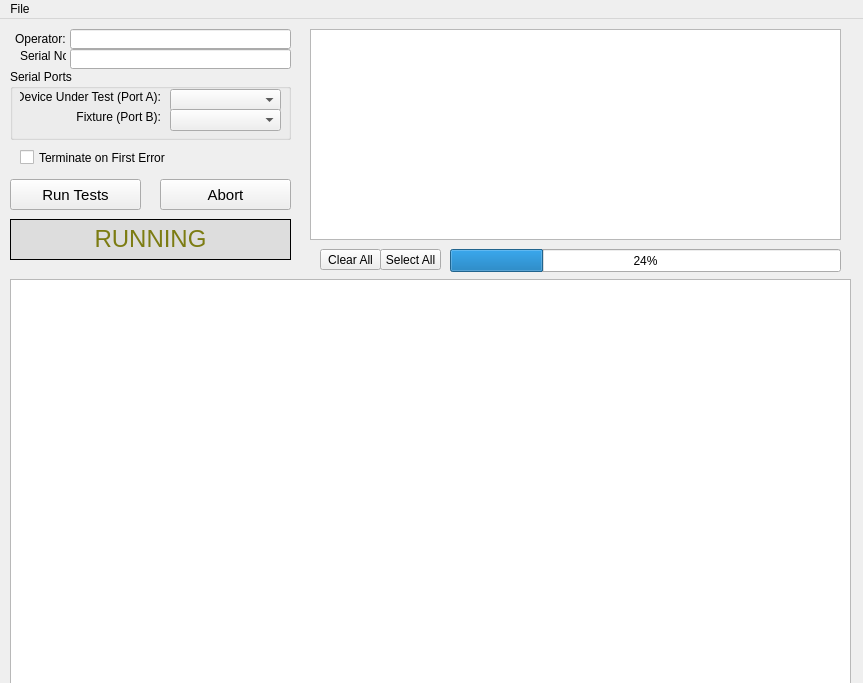
<?xml version="1.0" encoding="UTF-8"?>
<ui version="4.0">
 <class>MainWindow</class>
 <widget class="QMainWindow" name="MainWindow">
  <property name="geometry">
   <rect>
    <x>0</x>
    <y>0</y>
    <width>863</width>
    <height>683</height>
   </rect>
  </property>
  <property name="windowTitle">
   <string>MainWindow</string>
  </property>
  <widget class="QWidget" name="centralWidget">
   <widget class="QPushButton" name="pushButtonStartTests">
    <property name="geometry">
     <rect>
      <x>10</x>
      <y>160</y>
      <width>131</width>
      <height>31</height>
     </rect>
    </property>
    <property name="font">
     <font>
      <pointsize>11</pointsize>
     </font>
    </property>
    <property name="toolTip">
     <string>&lt;html&gt;&lt;head/&gt;&lt;body&gt;&lt;p&gt;Run all selected tests&lt;/p&gt;&lt;/body&gt;&lt;/html&gt;</string>
    </property>
    <property name="text">
     <string>Run Tests</string>
    </property>
   </widget>
   <widget class="QGroupBox" name="groupBox">
    <property name="geometry">
     <rect>
      <x>10</x>
      <y>50</y>
      <width>281</width>
      <height>71</height>
     </rect>
    </property>
    <property name="title">
     <string>Serial Ports</string>
    </property>
    <widget class="QComboBox" name="comboBox_serialPorts_A">
     <property name="geometry">
      <rect>
       <x>160</x>
       <y>20</y>
       <width>111</width>
       <height>22</height>
      </rect>
     </property>
     <property name="toolTip">
      <string>&lt;html&gt;&lt;head/&gt;&lt;body&gt;&lt;p&gt;Select the serial port connected to the Device Under Test.&lt;/p&gt;&lt;p&gt;This is referenced as &amp;quot;Port A&amp;quot; in the script.&lt;/p&gt;&lt;/body&gt;&lt;/html&gt;</string>
     </property>
    </widget>
    <widget class="QComboBox" name="comboBox_serialPorts_B">
     <property name="geometry">
      <rect>
       <x>160</x>
       <y>40</y>
       <width>111</width>
       <height>22</height>
      </rect>
     </property>
     <property name="toolTip">
      <string>&lt;html&gt;&lt;head/&gt;&lt;body&gt;&lt;p&gt;Select the serial port that connects to the test fixture. It may show up as an &amp;quot;Arduino&amp;quot;  in the device manager.&lt;/p&gt;&lt;p&gt;This is referenced as &amp;quot;Port B&amp;quot; in the script.&lt;/p&gt;&lt;/body&gt;&lt;/html&gt;</string>
     </property>
    </widget>
    <widget class="QLabel" name="label_3">
     <property name="geometry">
      <rect>
       <x>10</x>
       <y>20</y>
       <width>141</width>
       <height>16</height>
      </rect>
     </property>
     <property name="text">
      <string>Device Under Test (Port A):</string>
     </property>
     <property name="alignment">
      <set>Qt::AlignRight|Qt::AlignTrailing|Qt::AlignVCenter</set>
     </property>
    </widget>
    <widget class="QLabel" name="label_4">
     <property name="geometry">
      <rect>
       <x>10</x>
       <y>40</y>
       <width>141</width>
       <height>16</height>
      </rect>
     </property>
     <property name="text">
      <string>Fixture (Port B):</string>
     </property>
     <property name="alignment">
      <set>Qt::AlignRight|Qt::AlignTrailing|Qt::AlignVCenter</set>
     </property>
    </widget>
   </widget>
   <widget class="QTextEdit" name="textEditResults">
    <property name="geometry">
     <rect>
      <x>10</x>
      <y>260</y>
      <width>841</width>
      <height>411</height>
     </rect>
    </property>
    <property name="font">
     <font>
      <family>Fixedsys</family>
      <pointsize>9</pointsize>
      <kerning>false</kerning>
     </font>
    </property>
    <property name="readOnly">
     <bool>true</bool>
    </property>
   </widget>
   <widget class="QListWidget" name="listWidget">
    <property name="geometry">
     <rect>
      <x>310</x>
      <y>10</y>
      <width>531</width>
      <height>211</height>
     </rect>
    </property>
   </widget>
   <widget class="QLineEdit" name="lineEditOperator">
    <property name="geometry">
     <rect>
      <x>70</x>
      <y>10</y>
      <width>221</width>
      <height>20</height>
     </rect>
    </property>
    <property name="toolTip">
     <string>&lt;html&gt;&lt;head/&gt;&lt;body&gt;&lt;p&gt;Name of the operator performing the tests&lt;/p&gt;&lt;/body&gt;&lt;/html&gt;</string>
    </property>
   </widget>
   <widget class="QLabel" name="label">
    <property name="geometry">
     <rect>
      <x>15</x>
      <y>10</y>
      <width>51</width>
      <height>20</height>
     </rect>
    </property>
    <property name="text">
     <string>Operator:</string>
    </property>
   </widget>
   <widget class="QLineEdit" name="lineEditSerialNumber">
    <property name="geometry">
     <rect>
      <x>70</x>
      <y>30</y>
      <width>221</width>
      <height>20</height>
     </rect>
    </property>
    <property name="toolTip">
     <string>&lt;html&gt;&lt;head/&gt;&lt;body&gt;&lt;p&gt;Serial number of the device under test.&lt;/p&gt;&lt;p&gt;Enter with the keyboard or scanner.&lt;/p&gt;&lt;/body&gt;&lt;/html&gt;</string>
    </property>
   </widget>
   <widget class="QLabel" name="label_2">
    <property name="geometry">
     <rect>
      <x>20</x>
      <y>30</y>
      <width>46</width>
      <height>13</height>
     </rect>
    </property>
    <property name="text">
     <string>Serial No:</string>
    </property>
   </widget>
   <widget class="QPushButton" name="pushButton_Abort">
    <property name="geometry">
     <rect>
      <x>160</x>
      <y>160</y>
      <width>131</width>
      <height>31</height>
     </rect>
    </property>
    <property name="font">
     <font>
      <pointsize>11</pointsize>
     </font>
    </property>
    <property name="toolTip">
     <string>&lt;html&gt;&lt;head/&gt;&lt;body&gt;&lt;p&gt;Terminates a running test&lt;/p&gt;&lt;/body&gt;&lt;/html&gt;</string>
    </property>
    <property name="text">
     <string>Abort</string>
    </property>
   </widget>
   <widget class="QLabel" name="labelResults">
    <property name="geometry">
     <rect>
      <x>10</x>
      <y>200</y>
      <width>281</width>
      <height>41</height>
     </rect>
    </property>
    <property name="font">
     <font>
      <pointsize>18</pointsize>
     </font>
    </property>
    <property name="styleSheet">
     <string notr="true">background-color: rgb(221, 221, 221);</string>
    </property>
    <property name="frameShape">
     <enum>QFrame::Panel</enum>
    </property>
    <property name="lineWidth">
     <number>1</number>
    </property>
    <property name="text">
     <string>&lt;html&gt;&lt;head/&gt;&lt;body&gt;&lt;p&gt;&lt;span style=&quot; color:#7c7c12;&quot;&gt;RUNNING&lt;/span&gt;&lt;/p&gt;&lt;/body&gt;&lt;/html&gt;</string>
    </property>
    <property name="alignment">
     <set>Qt::AlignCenter</set>
    </property>
   </widget>
   <widget class="QPushButton" name="pushButtonSelectAll">
    <property name="geometry">
     <rect>
      <x>380</x>
      <y>230</y>
      <width>61</width>
      <height>21</height>
     </rect>
    </property>
    <property name="toolTip">
     <string>&lt;html&gt;&lt;head/&gt;&lt;body&gt;&lt;p&gt;Checks all tests.&lt;/p&gt;&lt;p&gt;Only checks will be run.&lt;/p&gt;&lt;/body&gt;&lt;/html&gt;</string>
    </property>
    <property name="text">
     <string>Select All</string>
    </property>
   </widget>
   <widget class="QPushButton" name="pushButton">
    <property name="geometry">
     <rect>
      <x>320</x>
      <y>230</y>
      <width>61</width>
      <height>21</height>
     </rect>
    </property>
    <property name="toolTip">
     <string>&lt;html&gt;&lt;head/&gt;&lt;body&gt;&lt;p&gt;Unchecks all tests.&lt;/p&gt;&lt;p&gt;Unchecked tests will not be run.&lt;/p&gt;&lt;/body&gt;&lt;/html&gt;</string>
    </property>
    <property name="text">
     <string>Clear All</string>
    </property>
   </widget>
   <widget class="QCheckBox" name="checkBoxTerminateOnError">
    <property name="geometry">
     <rect>
      <x>20</x>
      <y>130</y>
      <width>161</width>
      <height>17</height>
     </rect>
    </property>
    <property name="toolTip">
     <string>&lt;html&gt;&lt;head/&gt;&lt;body&gt;&lt;p&gt;When checked the tests will terminate when the first error is encountered.&lt;/p&gt;&lt;/body&gt;&lt;/html&gt;</string>
    </property>
    <property name="text">
     <string>Terminate on First Error</string>
    </property>
   </widget>
   <widget class="QProgressBar" name="progressBarTests">
    <property name="geometry">
     <rect>
      <x>450</x>
      <y>230</y>
      <width>391</width>
      <height>23</height>
     </rect>
    </property>
    <property name="toolTip">
     <string>&lt;html&gt;&lt;head/&gt;&lt;body&gt;&lt;p&gt;Percent of tests complete&lt;/p&gt;&lt;/body&gt;&lt;/html&gt;</string>
    </property>
    <property name="value">
     <number>24</number>
    </property>
   </widget>
  </widget>
  <widget class="QMenuBar" name="menuBar">
   <property name="geometry">
    <rect>
     <x>0</x>
     <y>0</y>
     <width>863</width>
     <height>21</height>
    </rect>
   </property>
   <widget class="QMenu" name="menuOptions">
    <property name="title">
     <string>File</string>
    </property>
    <addaction name="actionLoad_Script"/>
   </widget>
   <addaction name="menuOptions"/>
  </widget>
  <action name="actionLoad_Script">
   <property name="text">
    <string>Load Script...</string>
   </property>
  </action>
 </widget>
 <layoutdefault spacing="6" margin="11"/>
 <resources/>
 <connections>
  <connection>
   <sender>pushButtonStartTests</sender>
   <signal>clicked()</signal>
   <receiver>MainWindow</receiver>
   <slot>startTestsButtonPress()</slot>
   <hints>
    <hint type="sourcelabel">
     <x>140</x>
     <y>201</y>
    </hint>
    <hint type="destinationlabel">
     <x>302</x>
     <y>182</y>
    </hint>
   </hints>
  </connection>
  <connection>
   <sender>comboBox_serialPorts_A</sender>
   <signal>currentTextChanged(QString)</signal>
   <receiver>MainWindow</receiver>
   <slot>commPortSelected_A(QString)</slot>
   <hints>
    <hint type="sourcelabel">
     <x>170</x>
     <y>112</y>
    </hint>
    <hint type="destinationlabel">
     <x>8</x>
     <y>72</y>
    </hint>
   </hints>
  </connection>
  <connection>
   <sender>comboBox_serialPorts_B</sender>
   <signal>currentTextChanged(QString)</signal>
   <receiver>MainWindow</receiver>
   <slot>commPortSelected_B(QString)</slot>
   <hints>
    <hint type="sourcelabel">
     <x>170</x>
     <y>132</y>
    </hint>
    <hint type="destinationlabel">
     <x>5</x>
     <y>148</y>
    </hint>
   </hints>
  </connection>
  <connection>
   <sender>pushButton_Abort</sender>
   <signal>clicked()</signal>
   <receiver>MainWindow</receiver>
   <slot>abortButtonPress()</slot>
   <hints>
    <hint type="sourcelabel">
     <x>290</x>
     <y>201</y>
    </hint>
    <hint type="destinationlabel">
     <x>618</x>
     <y>188</y>
    </hint>
   </hints>
  </connection>
  <connection>
   <sender>pushButtonSelectAll</sender>
   <signal>clicked()</signal>
   <receiver>MainWindow</receiver>
   <slot>selectAllTests()</slot>
   <hints>
    <hint type="sourcelabel">
     <x>441</x>
     <y>251</y>
    </hint>
    <hint type="destinationlabel">
     <x>648</x>
     <y>205</y>
    </hint>
   </hints>
  </connection>
  <connection>
   <sender>pushButton</sender>
   <signal>clicked()</signal>
   <receiver>MainWindow</receiver>
   <slot>clearAllTests()</slot>
   <hints>
    <hint type="sourcelabel">
     <x>381</x>
     <y>251</y>
    </hint>
    <hint type="destinationlabel">
     <x>673</x>
     <y>225</y>
    </hint>
   </hints>
  </connection>
  <connection>
   <sender>lineEditSerialNumber</sender>
   <signal>textChanged(QString)</signal>
   <receiver>MainWindow</receiver>
   <slot>serialNumberChanged(QString)</slot>
   <hints>
    <hint type="sourcelabel">
     <x>241</x>
     <y>62</y>
    </hint>
    <hint type="destinationlabel">
     <x>258</x>
     <y>145</y>
    </hint>
   </hints>
  </connection>
  <connection>
   <sender>actionLoad_Script</sender>
   <signal>triggered()</signal>
   <receiver>MainWindow</receiver>
   <slot>loadScriptButtonPress()</slot>
   <hints>
    <hint type="sourcelabel">
     <x>-1</x>
     <y>-1</y>
    </hint>
    <hint type="destinationlabel">
     <x>431</x>
     <y>341</y>
    </hint>
   </hints>
  </connection>
  <connection>
   <sender>checkBoxTerminateOnError</sender>
   <signal>clicked()</signal>
   <receiver>MainWindow</receiver>
   <slot>terminateCheckboxClicked()</slot>
   <hints>
    <hint type="sourcelabel">
     <x>132</x>
     <y>158</y>
    </hint>
    <hint type="destinationlabel">
     <x>216</x>
     <y>146</y>
    </hint>
   </hints>
  </connection>
  <connection>
   <sender>MainWindow</sender>
   <signal>setProgressBarValue(int)</signal>
   <receiver>progressBarTests</receiver>
   <slot>setValue(int)</slot>
   <hints>
    <hint type="sourcelabel">
     <x>300</x>
     <y>266</y>
    </hint>
    <hint type="destinationlabel">
     <x>503</x>
     <y>256</y>
    </hint>
   </hints>
  </connection>
 </connections>
 <slots>
  <signal>setProgressBarValue(int)</signal>
  <slot>connectToSerialPortButtonPress()</slot>
  <slot>sendCommandButtonPress()</slot>
  <slot>startTestsButtonPress()</slot>
  <slot>loadScriptButtonPress()</slot>
  <slot>reloadScriptButtonPress()</slot>
  <slot>generateReport()</slot>
  <slot>commPortSelected_B(QString)</slot>
  <slot>commPortSelected_A(QString)</slot>
  <slot>abortButtonPress()</slot>
  <slot>clearButtonPressed()</slot>
  <slot>selectAllTests()</slot>
  <slot>clearAllTests()</slot>
  <slot>serialNumberChanged(QString)</slot>
  <slot>terminateCheckboxClicked()</slot>
 </slots>
</ui>
